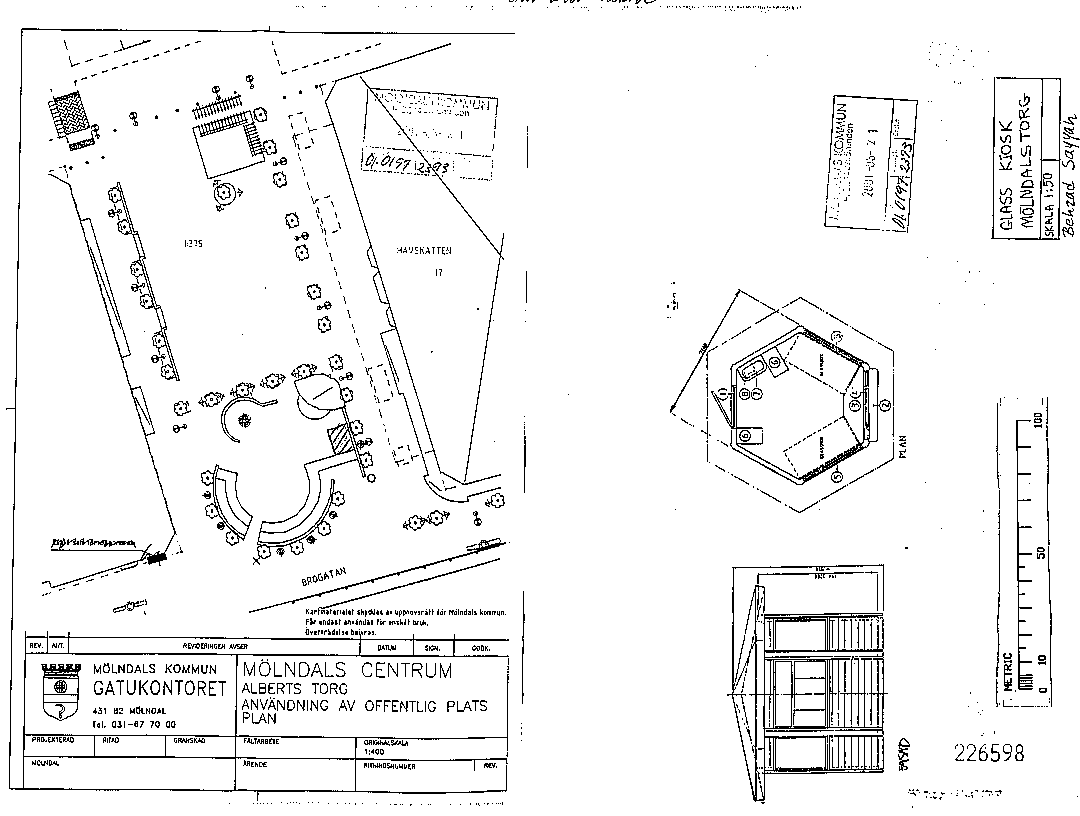
//> input picture data/BN42_small.png, 1080 x 816 px
$ ./quad-segmentation   (built with g++ and OpenCV 4)
//> lines starting //> are read from the running program, lines starting //| are printed output that depends on the picture; after the words box and inside, x2 and y2 are one past the last pixel; in counts of white or black regions, pixels touching at a corner belong together
/**
 * Automatic perspective correction for quadrilateral objects. See the tutorial at
 * http://opencv-code.com/tutorials/automatic-perspective-correction-for-quadrilateral-objects/
 */
#include <opencv2/imgproc/imgproc.hpp>
#include <opencv2/highgui/highgui.hpp>
#include <iostream>

cv::Point2f center(0,0);

// [44 lines left out: functions computeIntersect, sortCorners, not called in this run]
#include <math.h>       /* sqrt */
// [28 lines left out: functions angle, drawText, angleBetweenLinesInRadians, not called in this run]
#include <limits>
#include <iomanip>
#include <iostream>
#include <type_traits>
#include <algorithm>

template<class T>
// [9 lines left out: function almost_equal, not called in this run]

int main()
{
  cv::Mat src = cv::imread("../data/BN42_small.png");
//> src is the input picture: 816 rows x 1080 cols, CV_8UC3; 94.8% white; black in thin lines or dots
  if (src.empty())
    return -1;

  cv::Mat bw;
  cv::cvtColor(src, bw, CV_BGR2GRAY);
//> bw: 816 rows x 1080 cols, CV_8UC1; 94.8% white; black in thin lines or dots
  cv::blur(bw, bw, cv::Size(3, 3));
  cv::blur(bw, bw, cv::Size(3, 3));
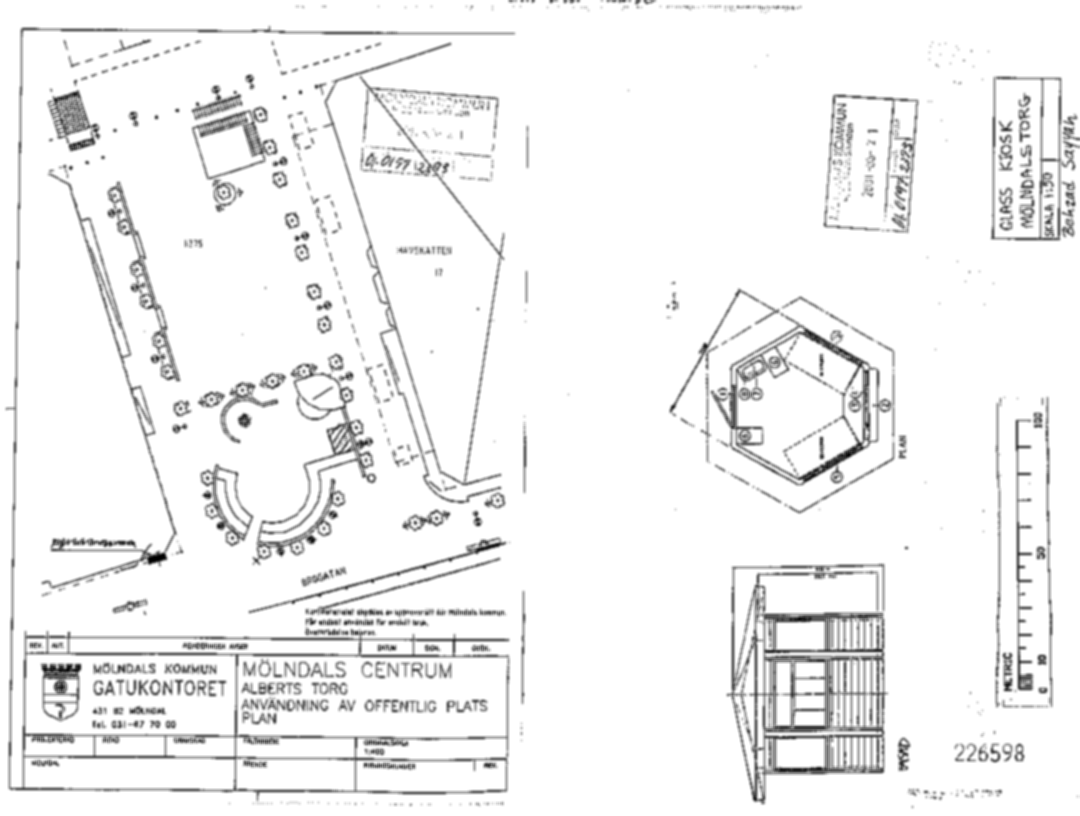
//> bw: 816 rows x 1080 cols, CV_8UC1; min 0, max 255, mean 241.7

  cv::adaptiveThreshold(bw, bw, 255, CV_ADAPTIVE_THRESH_GAUSSIAN_C, CV_THRESH_BINARY_INV, 11, 2);
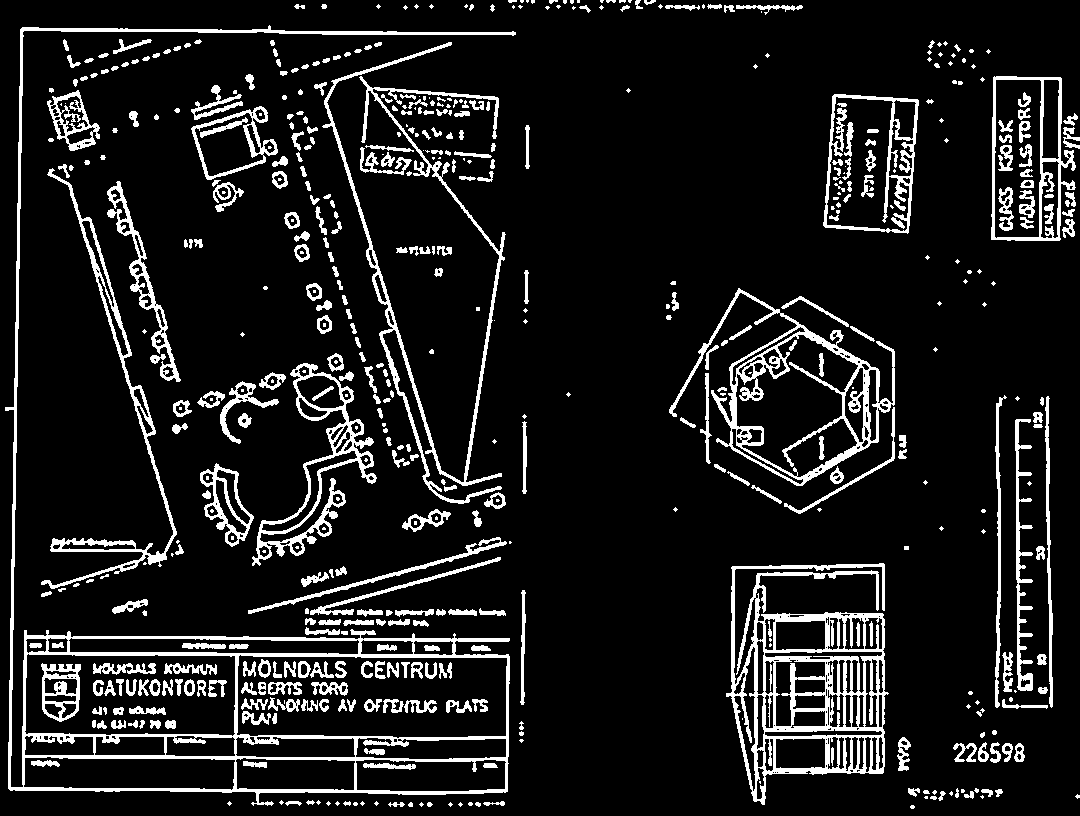
//> bw: 816 rows x 1080 cols, CV_8UC1; 11% white; 561 white regions (177 under 20 px), largest, box (x1, y1, x2, y2) and area: (5, 25, 516, 806) 15221, (726, 563, 889, 805) 12197, (669, 288, 895, 486) 6512
  cv::threshold(bw, bw, 0, 255, CV_THRESH_BINARY_INV | CV_THRESH_OTSU);
  cv::Canny(bw, bw, 100, 100, 3);
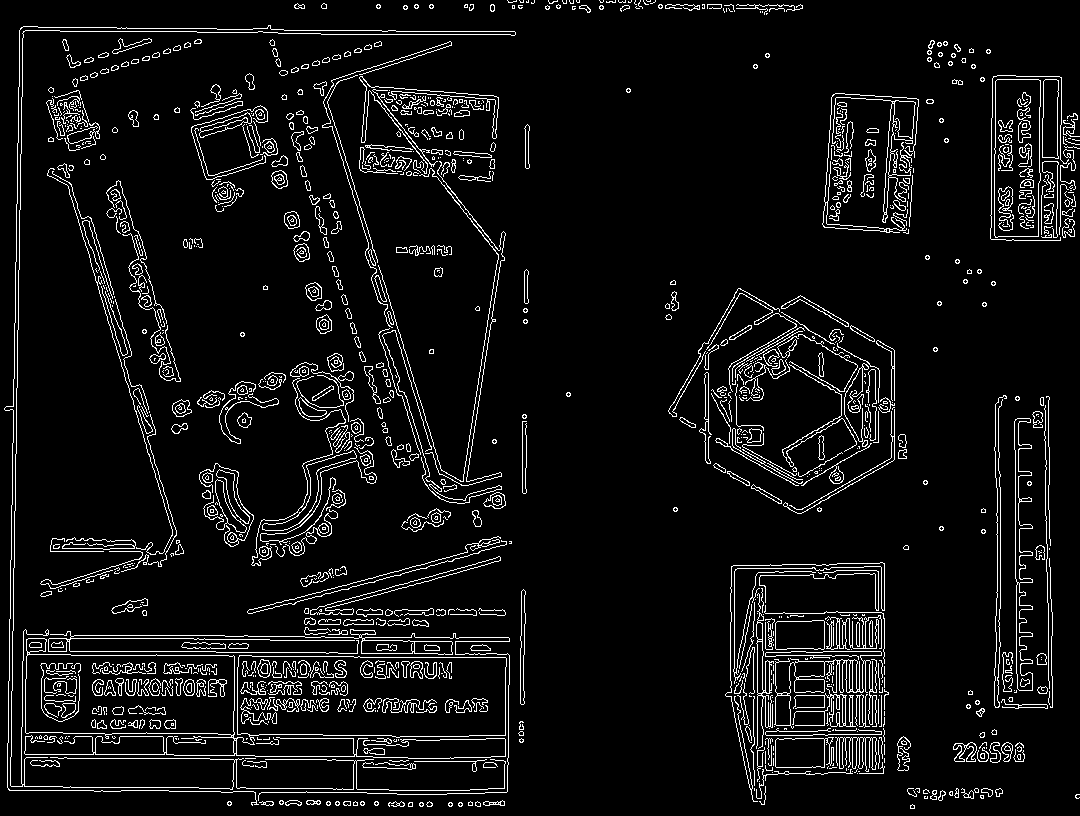
//> bw: 816 rows x 1080 cols, CV_8UC1; 6.6% white in thin lines or dots

  std::vector<std::vector<cv::Point> > contours;
  cv::findContours(bw, contours, cv::RETR_LIST, cv::CHAIN_APPROX_SIMPLE);
//> contours = 1827 contours, 1245 with area under 20; largest, box (x1, y1, x2, y2) and area: (24, 638, 507, 759) 38772, (237, 655, 507, 738) 21029, (25, 654, 235, 736) 16286, (994, 79, 1041, 238) 6973, (994, 79, 1041, 238) 6972

  cv::Mat srcColored;// = cv::Mat::zeros(src.size(), CV_8UC3);
  //cvtColor(src, srcColored,cv::COLOR_GRAY2RGB);
  cvtColor(src, srcColored,CV_32FC1);
//> srcColored: 816 rows x 1080 cols, CV_8UC4; mean of channels 0, 1, 2, 3 241.7, 241.7, 241.7, 255

  std::vector<cv::Point> approx;
  for( size_t i = 0; i < contours.size(); i++ )
    {
      // approximate contour with accuracy proportional
      // to the contour perimeter
      approxPolyDP(cv::Mat(contours[i]), approx, arcLength(cv::Mat(contours[i]), true)*0.02, true);

      cv::Rect rect = boundingRect(contours[i]);
      if(approx.size() >= 5 &&
	 isContourConvex(cv::Mat(approx)))
	{
	  cv::rectangle(srcColored, rect, cv::Scalar(0, 255, 0));
	}

    }
//> this loop made 1827 passes
//> rect on passes 1 to 3: Rect(910, 804, 5, 5), Rect(910, 804, 5, 5), Rect(396, 803, 4, 3)
//> srcColored: 816 rows x 1080 cols, CV_8UC4; mean of channels 0, 1, 2, 3 239.8, 242, 239.8, 252.8
//> after the loop, approx = 8 Points (x, y): [507, 0], [508, 2], [512, 2], [513, 1], [516, 1], [516, 0], [512, 2], [509, 2]


  std::vector<cv::Vec4i> lines;
  //cv::HoughLinesP(bw, lines, 1, CV_PI/180, 50, 30, 12);

  for (size_t i = 0; i < lines.size(); i++) {
    cv::Vec4i l = lines[i];
    //cv::line(src, cv::Point(l[0], l[1]), cv::Point(l[2], l[3]), cv::Scalar(0, 0, 255), 3, 2);
  }

  std::vector<cv::Point2f> corners;
  for (int i = 0; i < lines.size(); i++) {
    for (int j = i + 1; j < lines.size(); j++) {
      cv::Point2f pt = computeIntersect(lines[i], lines[j]);
      if (pt.x >= 0 && pt.y >= 0 && pt.x < bw.cols && pt.y < bw.rows) {
	//if(almost_equal(angleBetweenLinesInRadians(lines[i], lines[j]), 350.f, 0)) {
	float angle = angleBetweenLinesInRadians(lines[i], lines[j]);
	if(angle >= 85.f && angle <= 95.f) {
	  //std::cout << angleBetweenLinesInRadians(lines[i], lines[j]) << std::endl;
	  corners.push_back(pt);
	  cv::circle(src,pt, 1, {255, 0,0}, -1);
	}
      }
    }
  }


  cv::imshow("image", srcColored);
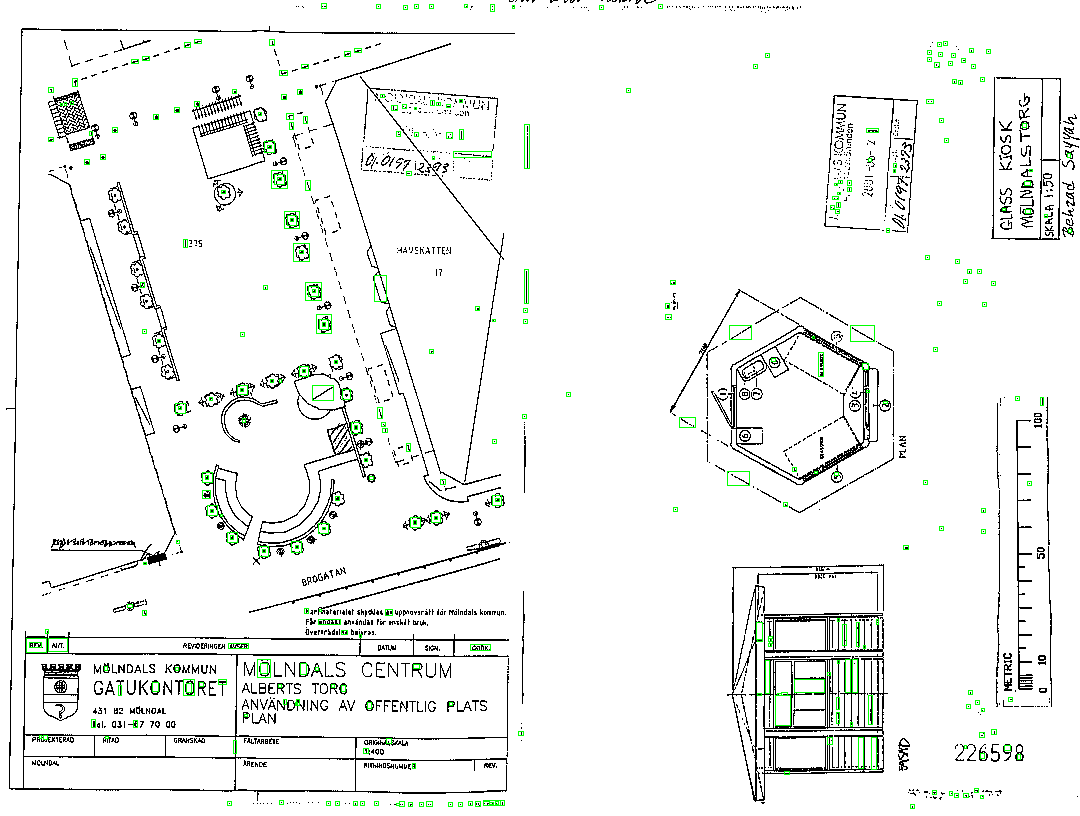
//> window 'image': 816 rows x 1080 cols, CV_8UC4; mean B, G, R, A 239.8, 242, 239.8, 252.8
  cv::waitKey();
  return 0;
}

$ run again, with data/BN223B426.png copied over data/BN42_small.png
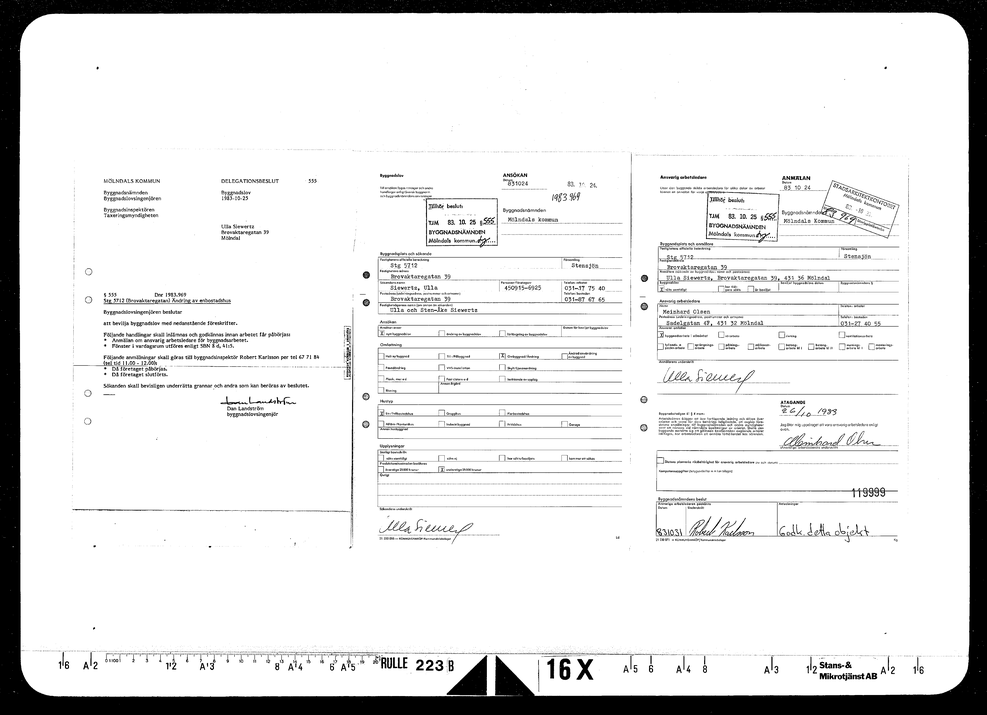
//> input picture data/BN223B426.png, 987 x 715 px, shrunk from 4693 x 3398 before the run
//> src is the input picture: 715 rows x 987 cols, CV_8UC3; min 0, max 255, mean 226.6
//> `cv::Canny(bw, bw, 100, 100, 3);`:
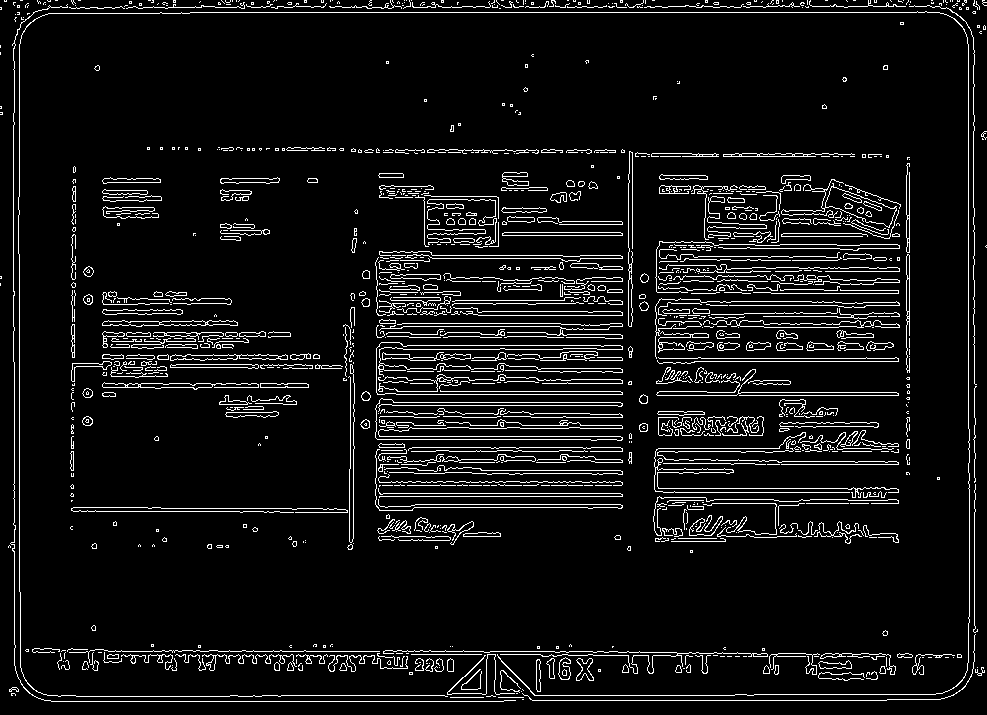
//> bw: 715 rows x 987 cols, CV_8UC1; 7.2% white in thin lines or dots
//> contours = 1486 contours, 1188 with area under 20; largest, box (x1, y1, x2, y2) and area: (781, 179, 897, 228) 1369, (825, 186, 897, 228) 1333, (711, 320, 900, 328) 508, (102, 320, 238, 327) 508, (739, 320, 862, 328) 495
//> the loop `for( size_t i = 0; i < contours.size(); i++ )` made 1486 passes
//> rect on passes 4, 6, 11: Rect(486, 695, 10, 2), Rect(11, 693, 5, 3), Rect(11, 687, 8, 5)
//> after the loop `for( size_t i = 0; i < contours.size(); i++ )`: approx = 5 Points (x, y): [4, 0], [4, 1], [6, 1], [6, 0], [5, 1]
//> `cv::imshow("image", srcColored);`:
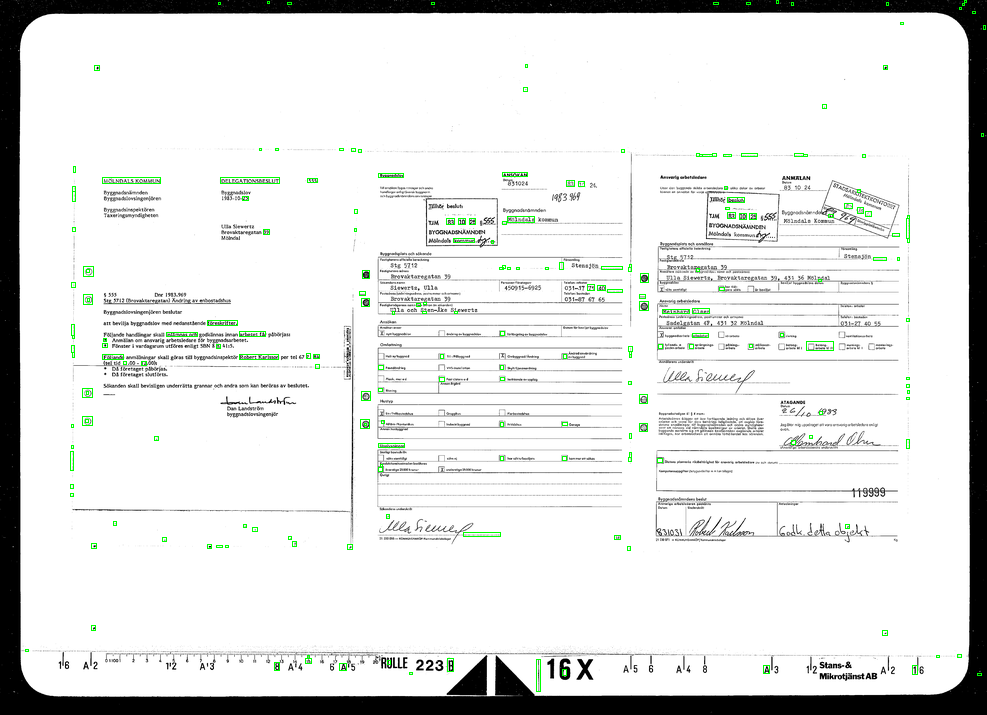
//> window 'image': 715 rows x 987 cols, CV_8UC4; mean B, G, R, A 225.1, 226.8, 225.1, 253.3
